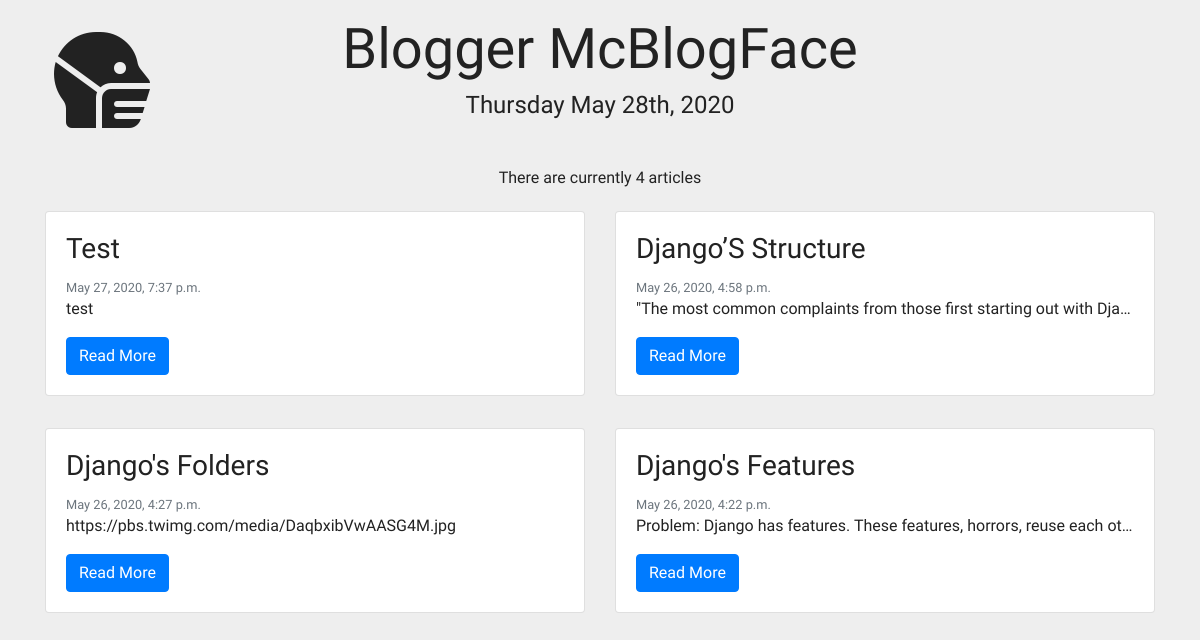
Before: / with the older database file.
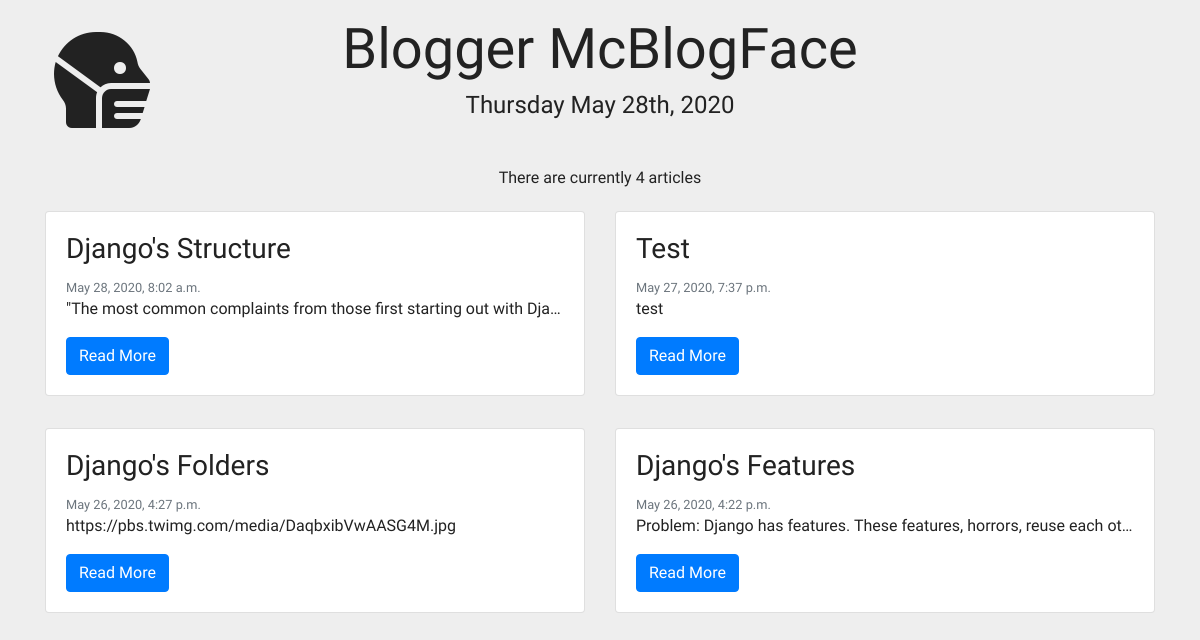
After: the same page with the newer database file.
### articles/models.py (models this page shows, shortened)
class Article(models.Model):
    author = models.ForeignKey('auth.User', on_delete = models.CASCADE,)
    title = models.CharField(max_length = 100)
    body = models.TextField()
    created = models.DateTimeField(auto_now_add=True, editable=False, null=False, blank=False)
    last_modified = models.DateTimeField(auto_now=True, editable=False, null=False, blank=False)
    class Meta:
        ordering = ['-last_modified']

### articles/views.py (the view)
# urls.py: path('', views.ArticleListView.as_view(), name='home'),
class ArticleListView(ListView):
    model = Article
    template_name = 'home.html'

### templates/home.html
{% load static %}
{% include '_header.html' %}
    <h6 class="text-center">There are currently {{ object_list.count }} articles</h6>
    <div class="container">
        <div class="row">
            {% block content %}
            {% for i in object_list %}
            <div class="col-sm-6 my-3">
                <div class="card">
                    <div class="card-body">
                        <h3 class="card-title">{{ i.title|title }}</h3>
                        <small class="text-muted d-block">{{ i.last_modified }}</small>
                        <p class="card-text text-truncate">{{ i.body }}</p>
                        <a href="{% url 'detail' i.pk %}" class="btn btn-primary">Read More</a>
                    </div>
                </div>
            </div>
            {% endfor %}
            {% endblock content %}
        </div>
    </div>
</body>
</html>

### templates/_header.html (shortened to what this page needs)
{% load static %}
<!DOCTYPE html>
<html lang="en">
<head>
    <link rel="stylesheet" href="https://stackpath.bootstrapcdn.com/bootstrap/4.5.0/css/bootstrap.min.css"
>
    <link rel="stylesheet" href="{% static 'css/style.css' %}">
</head>
<body>
    <i class="fas fa-head-side-mask display-1 float-left ml-5 mt-3 position-absolute d-none d-md-block"></i>
    <header class="text-center mb-5 mt-3">
        <h1 class="display-4 ">Blogger McBlogFace</h1>
        <h4>{% now "l F jS, Y" %}</h4>
    </header>

### static/css/style.css (style rules this page uses)
body { font-family: 'Raleway', sans-serif; background-color: #eee; color: #222; }

Changed rows visible on the page:
changed Article "\"The most common complaints from those first starting out with Dja…": title "Django’S Structure" → "Django's Structure"; last_modified "May 26, 2020, 4:58 p.m." → "May 28, 2020, 8:02 a.m."; moves up the list
